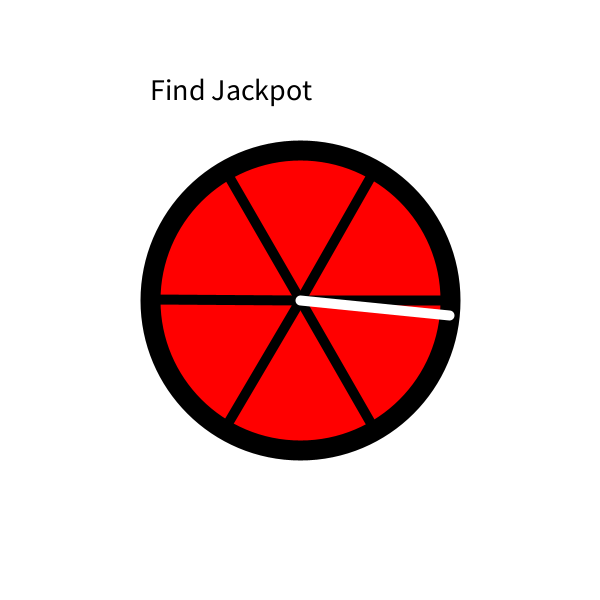
Frame 1 (no input)
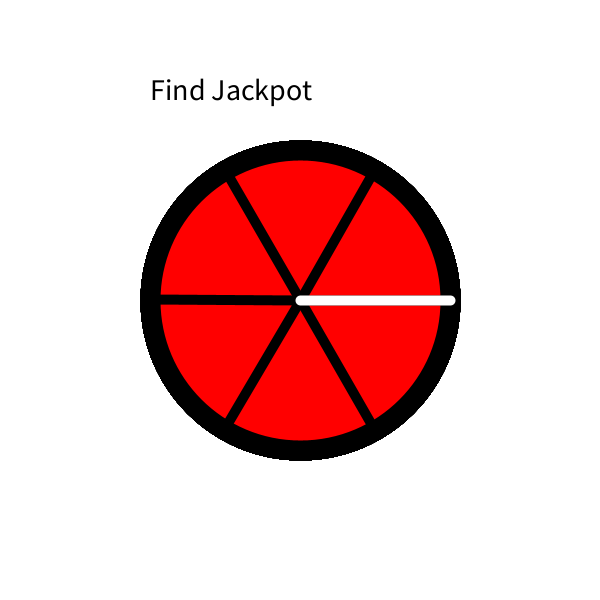
Frame 60 (the mouse pressed at the canvas centre just before this capture)
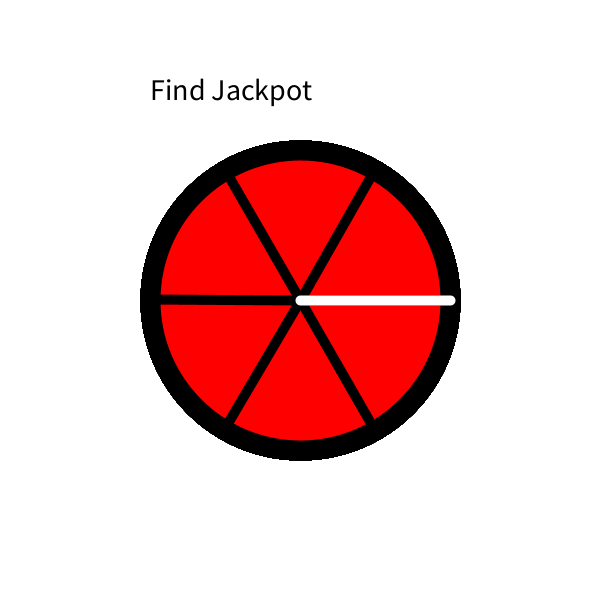
Frame 120 (the mouse held since frame 60 and released just before this capture)

The Processing sketch that drew these frames (run headless with seeded random() and noise(); from frame 60 on, the mouse is pressed at the canvas centre):

// Processing sketch: processing_164906
// ── processing_164906.pde

float r=150;
float tVecX, tVecY, uVecX, uVecY; 
float score=0;


float delta = 60;
float borderX, borderY;
float movingX, movingY;
float deg2= 0;

void setup() {
  size(600, 600);
  background(255);
  textSize(30);
  fill(0);
  text("Find Jackpot", width/4, height/6);
  frameRate(100);

  translate(width/2, height/2);
}

void mousePressed() {
  tVecX = 0;
  tVecY = 120;
  float tVecMag=sqrt(tVecX*tVecX + tVecY*tVecY);

  uVecX = movingX;
  uVecY = movingY;
  float uVecMag=sqrt(uVecX*uVecX + uVecY*uVecY);

  float cosine = 120 * movingY / (tVecMag * uVecMag);

  score = cosine*100;

  println(score);
} 


void draw() {
  translate(width/2, height/2);

  stroke(0);
  strokeWeight(20); 
  fill(255, 0, 0);
  ellipse(0, 0, 300, 300);

  stroke(0, 0, 0, 0);
  strokeWeight(10);
  line(0, 0, 0, -120);


  for (float deg1=0; deg1<360; deg1+=delta) {
    float theta = radians(deg1);
    borderX= r*cos (theta);
    borderY= r*sin(theta);
    stroke(0);
    strokeWeight(10);
    line(0, 0, borderX, borderY);
  }


  deg2 += 6;
  float alpha = radians(deg2);
  movingX = r * cos(alpha);
  movingY = r * sin(alpha);

  stroke(255);
  line(0, 0, movingX, movingY);

  textSize(30);
  fill(0);

    if (mousePressed){
      if(score<-10)
      text("Jackpot", 150, 200);
    }
  }
